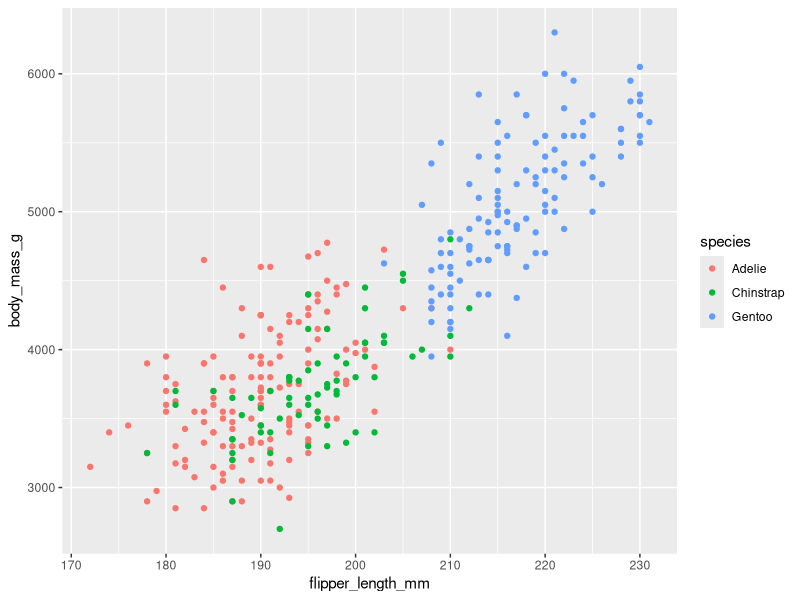
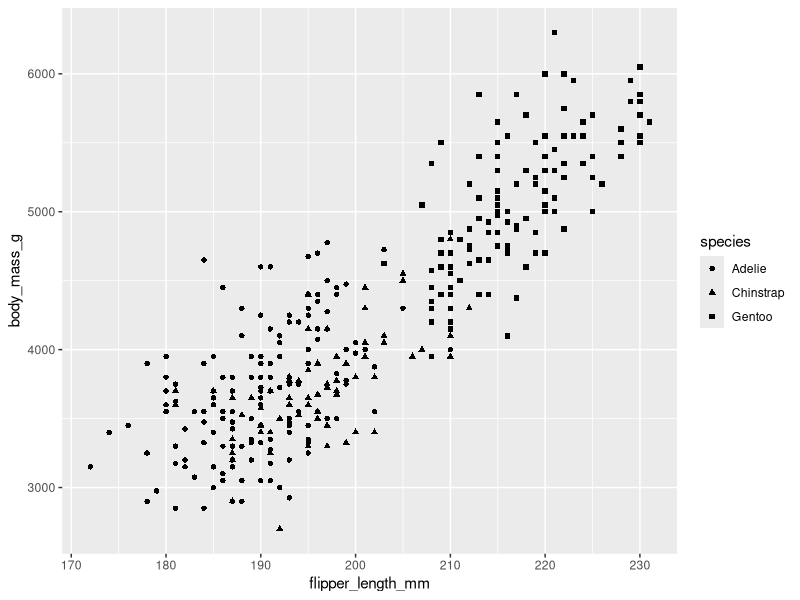
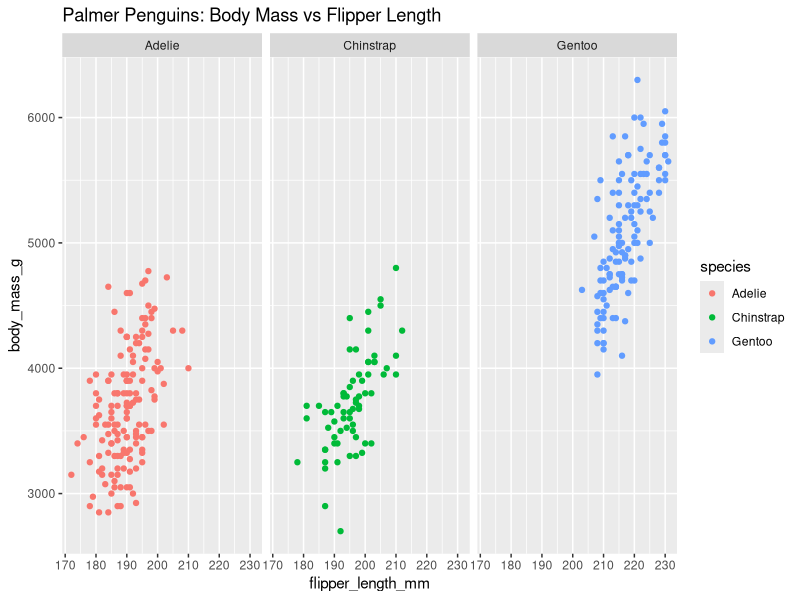

Source code (R) for these figures, in order:
install.packages('palmerpenguins')
library(palmerpenguins)
library(ggplot2)

#color -species
ggplot(data = penguins, aes( x = flipper_length_mm, y = body_mass_g)) + geom_point(aes(color = species))

#color - shapes
ggplot(data = penguins, aes( x = flipper_length_mm, y = body_mass_g)) + geom_point(aes(shape = species))
ggplot(data = penguins, aes( x = flipper_length_mm, y = body_mass_g)) + 
  geom_point(aes(color = species, color = species))+ facet_wrap(~species) +labs(title = "Palmer Penguins: Body Mass vs Flipper Length")

summary(penguins)

View(penguins)
